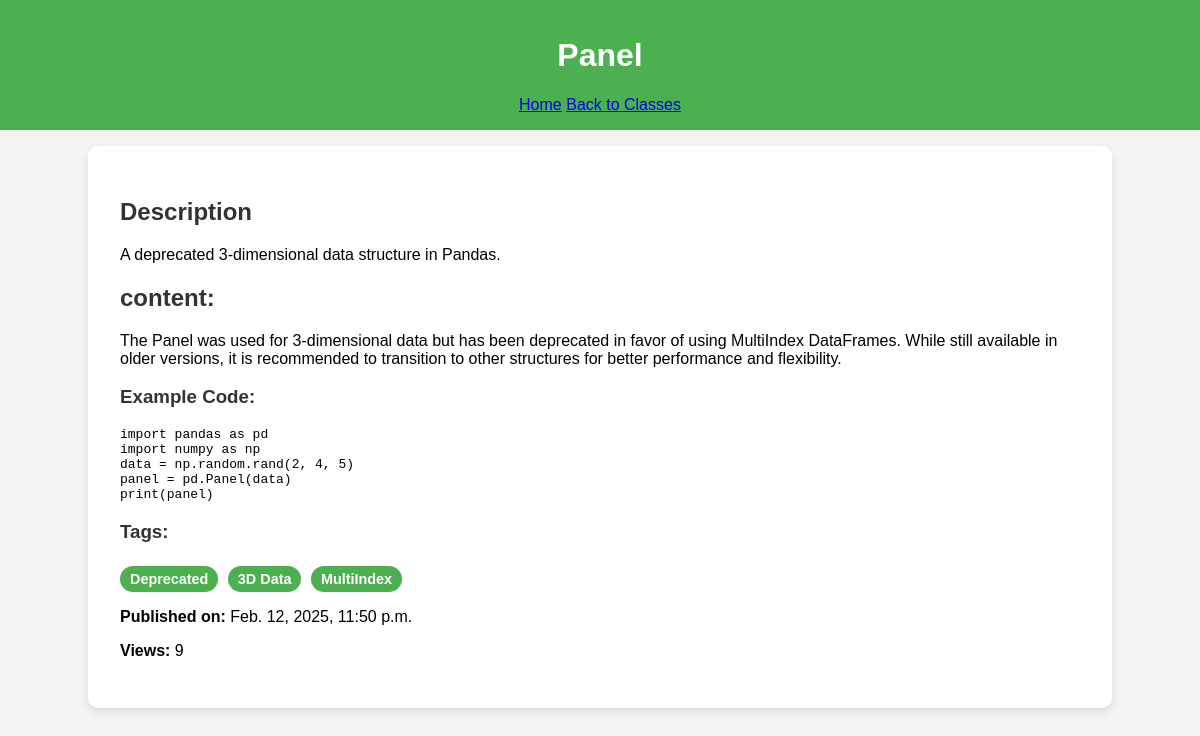
/panel/, run on the app's committed database.
### app_teaching/models.py (models this page shows, shortened)
class PandasClass(models.Model):
    STATUS_CHOICES = (
        ('draft', 'Draft'),
        ('published', 'Published'),
    )
    title = models.CharField(max_length=100, unique=True)
    description = models.TextField()
    content = models.TextField()
    example_code = models.TextField(blank=True, null=True)
    tags = models.ManyToManyField(Tag, blank=True)
    published = models.DateTimeField(default=timezone.now)
    status = models.CharField(max_length=10, choices=STATUS_CHOICES, default='draft')
    views = models.PositiveIntegerField(default=0)
    slug = models.SlugField(unique=True, blank=True)
    def save(self, *args, **kwargs):
        if not self.slug:
            self.slug = slugify(self.title)
        super().save(*args, **kwargs)

class Tag(models.Model):
    name = models.CharField(max_length=30, unique=True)  # نام تگ (مثل Data Analysis, Indexing)

### app_teaching/views.py (the view)
# urls.py: path('<slug:slug>/', pandas_class_detail, name='pandas_class_detail'),  # نمایش جزئیات هر پست با استفاده از slug
def pandas_class_detail(request, slug):
    pandas_class = get_object_or_404(PandasClass, slug=slug, status='published', published__lte=timezone.now())
    pandas_class.views += 1
    pandas_class.save(update_fields=['views'])
    previous_post = PandasClass.objects.filter(status='published', published__lte=timezone.now(), id__lt=pandas_class.id).order_by('-id').first()
    next_post = PandasClass.objects.filter(status='published', published__lte=timezone.now(), id__gt=pandas_class.id).order_by('id').first()
    return render(request, 'class_detail.html', {
        'pandas_class': pandas_class,
        'previous_post': previous_post,
        'next_post': next_post,
    })

### templates/class_detail.html (shortened to what this page needs)
{% load static %}
<!DOCTYPE html>
<html lang="en">
<head>
    <link rel="stylesheet" href="{% static 'styles.css' %}">
</head>
<body>
    <header>
        <h1>{{ pandas_class.title }}</h1>
        <nav>
            <a href="{% url 'index_view' %}">Home</a>
            <a href="{% url 'pandas_class_list' %}">Back to Classes</a>
        </nav>
    </header>
    <main class="main-content">
        <h2>Description</h2>
        <p>{{ pandas_class.description }}</p>
        <h2>content:</h2>
        <p>{{ pandas_class.content }}</p>
        <h3>Example Code:</h3>
        <pre><code>{{ pandas_class.example_code }}</code></pre>
        <h3>Tags:</h3>
        <div class="tags">
            {% for tag in pandas_class.tags.all %}
                <span class="tag">{{ tag.name }}</span>
            {% empty %}
                <span class="tag no-tag">No tags available</span>
            {% endfor %}
        </div>
        <p><strong>Published on:</strong> {{ pandas_class.published }}</p>
        <p><strong>Views:</strong> {{ pandas_class.views }}</p>
    </main>
</body>
</html>

### static_teaching/styles.css (style rules this page uses)
body { font-family: Arial, sans-serif; margin: 0; padding: 0; background-color: #f4f4f4; }
header { background-color: #4CAF50; color: white; text-align: center; padding: 1rem; }
.main-content, .classes-list { padding: 2rem; background-color: white; margin: 1rem auto; width: 80%; border-radius: 10px; box-shadow: 0 4px 8px rgba(0, 0, 0, 0.1); }
h2, h3 { color: #333; }
.tags { margin-top: 1rem; }
.tag { display: inline-block; background-color: #4CAF50; color: white; padding: 5px 10px; margin: 5px 5px 0 0; border-radius: 20px; font-size: 0.9rem; font-weight: bold; text-transform: capitalize; transition: background-color 0.3s ease; }

### data on the page
PandasClass: title "Panel", description "A deprecated 3-dimensional data structure in Pandas.", content "The Panel was used for 3-dimensional data but has been deprecated in favor of using MultiIndex DataFrames. While still available in older versions, it is recommended to transition to other structures for better performance and flexibility.", example_code "import pandas as pd import numpy as np data = np.random.rand(2, 4, 5) panel = pd.Panel(data) print(panel)", published "Feb. 12, 2025, 11:50 p.m.", views "9"
Tag: name "Deprecated"
Tag: name "3D Data"
Tag: name "MultiIndex"
